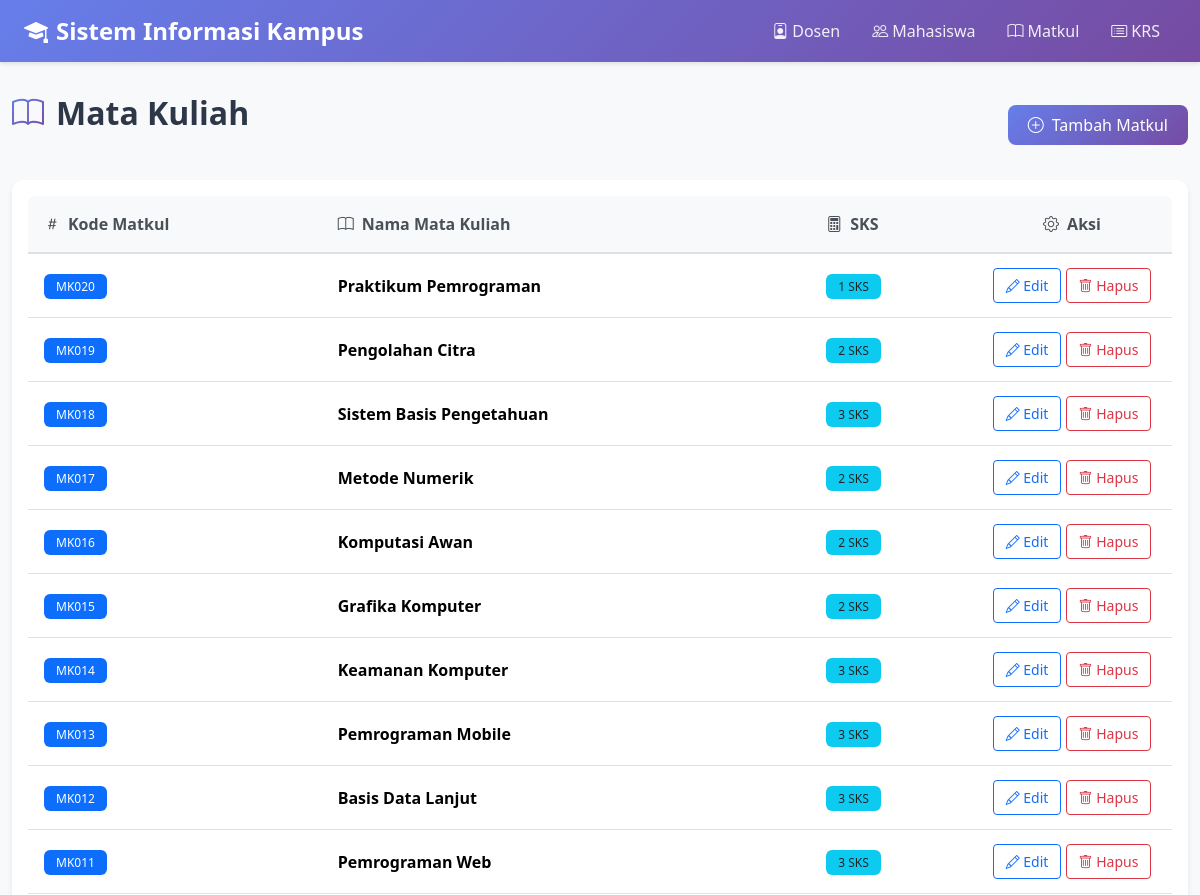
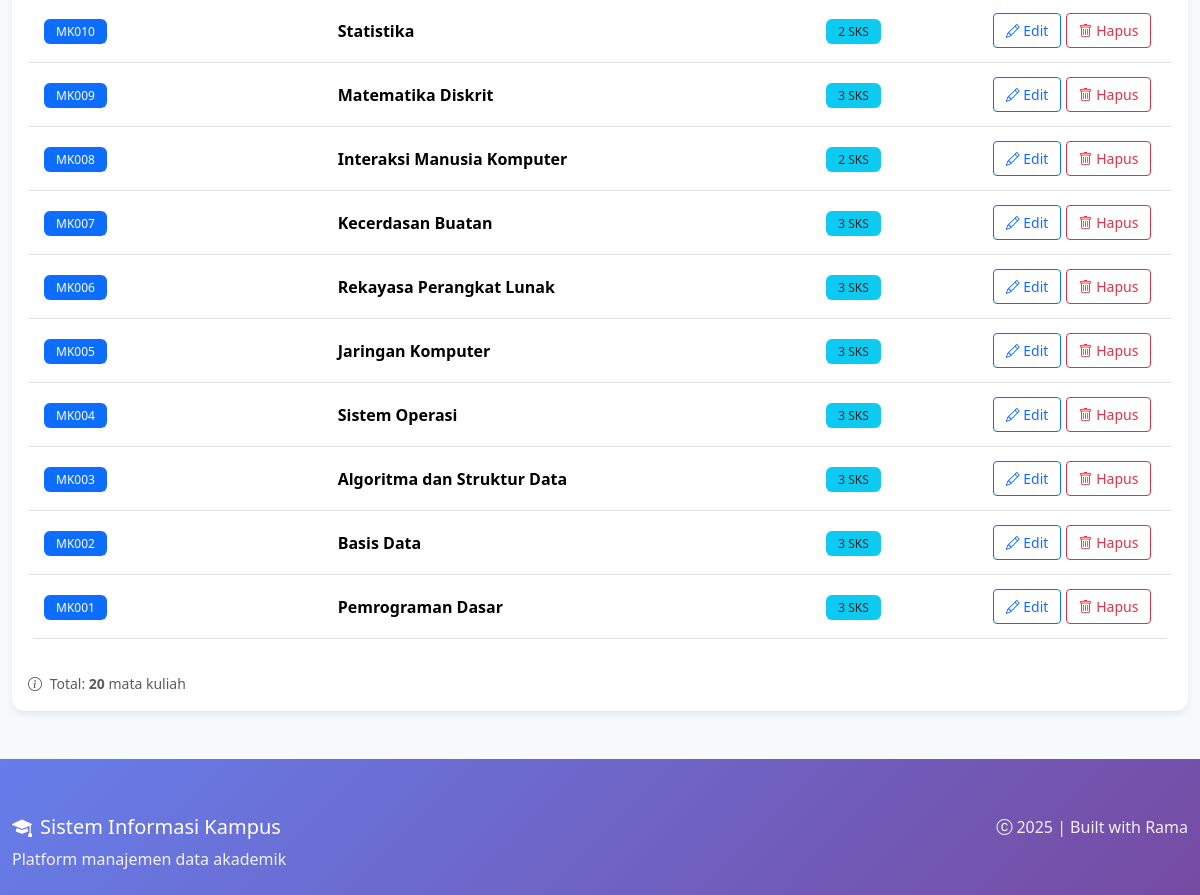
The page /matkul/index.php on the database its author committed (2 pictures, top to bottom).
### tables this page shows
CREATE TABLE matkul (
    kode_matkul VARCHAR(10) PRIMARY KEY,
    nama VARCHAR(255) NOT NULL,
    sks INT CHECK (sks > 0)
);

### src/matkul/index.php (the view)
<?php
require_once __DIR__ . '/../config/db.php';
require_once __DIR__ . '/../header.php';
$stmt = $pdo->query('SELECT * FROM matkul ORDER BY kode_matkul DESC');
$rows = $stmt->fetchAll();
?>
<div class="d-flex justify-content-between align-items-center mb-4">
  <h2 class="page-title">
    <i class="bi bi-book"></i>
    Mata Kuliah
  </h2>
  <a class="btn btn-primary" href="create.php">
    <i class="bi bi-plus-circle me-2"></i>Tambah Matkul
  </a>
</div>
<div class="card">
  <div class="card-body">
    <?php if (empty($rows)): ?>
      <div class="text-center py-5">
        <i class="bi bi-inbox" style="font-size: 4rem; color: var(--bs-secondary);"></i>
        <p class="text-muted mt-3">Belum ada data mata kuliah</p>
        <a href="create.php" class="btn btn-primary">
          <i class="bi bi-plus-circle me-2"></i>Tambah Matkul Pertama
        </a>
      </div>
    <?php else: ?>
      <div class="table-responsive">
        <table class="table table-hover align-middle">
          <thead class="table-light">
            <tr>
              <th><i class="bi bi-hash me-2"></i>Kode Matkul</th>
              <th><i class="bi bi-book me-2"></i>Nama Mata Kuliah</th>
              <th><i class="bi bi-calculator me-2"></i>SKS</th>
              <th class="text-center" style="width: 200px;"><i class="bi bi-gear me-2"></i>Aksi</th>
            </tr>
          </thead>
          <tbody>
          <?php foreach ($rows as $r): ?>
            <tr>
              <td>
                <span class="badge bg-primary"><?=htmlspecialchars($r['kode_matkul'])?></span>
              </td>
              <td><strong><?=htmlspecialchars($r['nama'])?></strong></td>
              <td>
                <span class="badge bg-info text-dark"><?=htmlspecialchars($r['sks'])?> SKS</span>
              </td>
              <td class="text-center">
                <a class="btn btn-sm btn-outline-primary" href="edit.php?kode_matkul=<?=urlencode($r['kode_matkul'])?>">
                  <i class="bi bi-pencil"></i> Edit
                </a>
                <a class="btn btn-sm btn-outline-danger" href="delete.php?kode_matkul=<?=urlencode($r['kode_matkul'])?>" onclick="return confirm('Yakin hapus mata kuliah ini?')">
                  <i class="bi bi-trash"></i> Hapus
                </a>
              </td>
            </tr>
          <?php endforeach; ?>
          </tbody>
        </table>
      </div>
      <div class="mt-3 text-muted">
        <small>
          <i class="bi bi-info-circle me-1"></i>
          Total: <strong><?=count($rows)?></strong> mata kuliah
        </small>
      </div>
    <?php endif; ?>
  </div>
</div>
<?php require_once __DIR__ . '/../footer.php'; ?>

### src/header.php (style rules this page uses)
:root { --primary-gradient: linear-gradient(135deg, #667eea 0%, #764ba2 100%); --card-shadow: 0 4px 6px rgba(0,0,0,0.07); --hover-shadow: 0 8px 16px rgba(0,0,0,0.12); }
body { background: #f8f9fa; font-family: 'Segoe UI', Tahoma, Geneva, Verdana, sans-serif; }
.card { border: none; border-radius: 12px; box-shadow: var(--card-shadow); transition: all 0.3s; }
.btn-primary { background: linear-gradient(135deg, #667eea 0%, #764ba2 100%); border: none; border-radius: 8px; padding: 0.5rem 1.25rem; font-weight: 500; transition: all 0.3s; }
.btn-sm { padding: 0.375rem 0.75rem; font-size: 0.875rem; }
.table { background: white; border-radius: 8px; overflow: hidden; }
.table thead { background: #f8f9fa; }
.table thead th { border-bottom: 2px solid #dee2e6; font-weight: 600; color: #495057; padding: 1rem; }
.table tbody tr { transition: all 0.2s; }
.table td { padding: 0.875rem 1rem; vertical-align: middle; }
.badge { padding: 0.4rem 0.75rem; border-radius: 6px; font-weight: 500; }
.page-title { color: #2d3748; font-weight: 700; margin-bottom: 1.5rem; display: flex; align-items: center; gap: 0.75rem; }
.page-title i { font-size: 2rem; background: var(--primary-gradient); -webkit-background-clip: text; -webkit-text-fill-color: transparent; background-clip: text; }

### rows shown on the page
matkul: kode_matkul "MK020", nama "Praktikum Pemrograman", sks "1"
matkul: kode_matkul "MK019", nama "Pengolahan Citra", sks "2"
matkul: kode_matkul "MK018", nama "Sistem Basis Pengetahuan", sks "3"
matkul: kode_matkul "MK017", nama "Metode Numerik", sks "2"
matkul: kode_matkul "MK016", nama "Komputasi Awan", sks "2"
matkul: kode_matkul "MK015", nama "Grafika Komputer", sks "2"
matkul: kode_matkul "MK014", nama "Keamanan Komputer", sks "3"
matkul: kode_matkul "MK013", nama "Pemrograman Mobile", sks "3"
matkul: kode_matkul "MK012", nama "Basis Data Lanjut", sks "3"
matkul: kode_matkul "MK011", nama "Pemrograman Web", sks "3"
matkul: kode_matkul "MK010", nama "Statistika", sks "2"
matkul: kode_matkul "MK009", nama "Matematika Diskrit", sks "3"
matkul: kode_matkul "MK008", nama "Interaksi Manusia Komputer", sks "2"
matkul: kode_matkul "MK007", nama "Kecerdasan Buatan", sks "3"
matkul: kode_matkul "MK006", nama "Rekayasa Perangkat Lunak", sks "3"
matkul: kode_matkul "MK005", nama "Jaringan Komputer", sks "3"
matkul: kode_matkul "MK004", nama "Sistem Operasi", sks "3"
matkul: kode_matkul "MK003", nama "Algoritma dan Struktur Data", sks "3"
matkul: kode_matkul "MK002", nama "Basis Data", sks "3"
matkul: kode_matkul "MK001", nama "Pemrograman Dasar", sks "3"

### other values the page prints
count($rows) "20"
